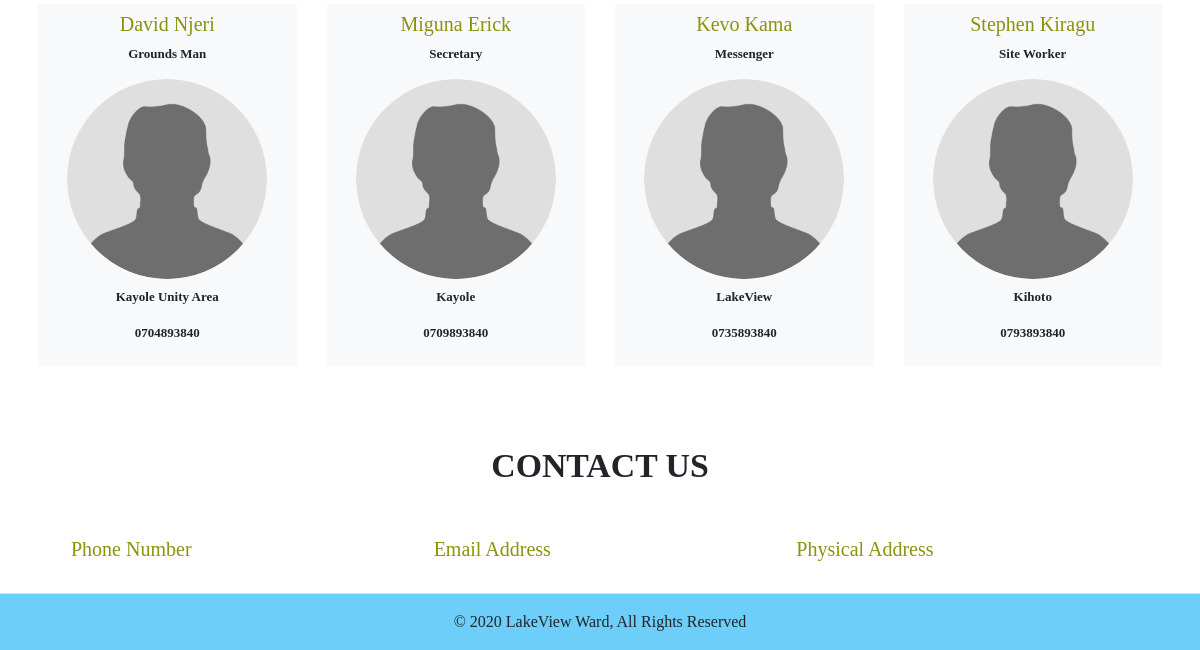
Before: / (lower part) with the older database file.
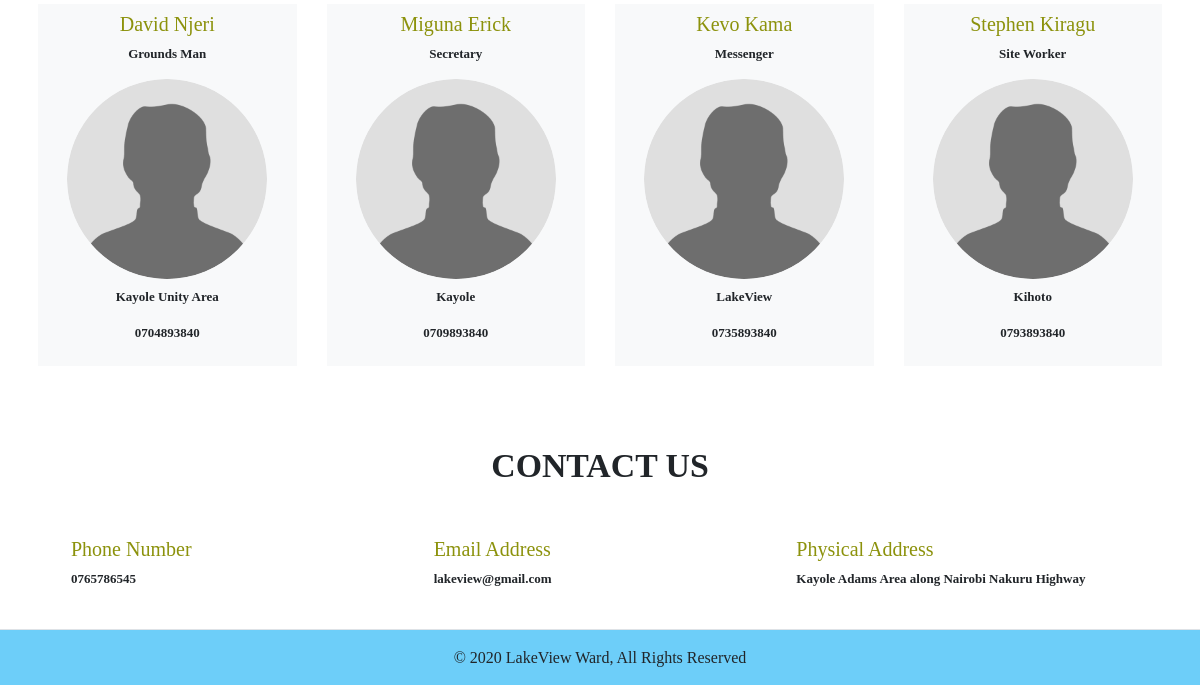
After: the same page with the newer database file.
### citizens/models.py (models this page shows, shortened)
class TeamMembers(models.Model):
    citizen = models.OneToOneField("Citizen", on_delete=models.CASCADE)
    role = models.CharField(max_length=50)
    area_allocated = models.CharField("Area Allocated", max_length=50)
    picture = models.ImageField(default='download.jpg', upload_to="teammembers")
    class Meta:
        verbose_name = "Team Member"
        verbose_name_plural = "Team Members"

class Citizen(models.Model):
    id_number = models.PositiveIntegerField(primary_key=True,verbose_name="Identification Number", unique=True)
    person = models.OneToOneField("Person", on_delete=models.CASCADE)
    location = models.CharField(max_length=150)
    email = models.EmailField(max_length=255, blank=True)
    phone_number = models.CharField("Phone Number", max_length=12, blank=True, default='0704893840')
    voting_centre = models.CharField('Voting Centre', max_length=50, default='Unity Primary School')
    uploaded_to_google = models.BooleanField(default=False)
    class Meta:
        verbose_name= 'Citizen'
        verbose_name_plural = 'Citizens'

class Person(models.Model):
    GENDER = (
        ('M', 'Male'),
        ('F', 'Female')
    )
    person_id = models.UUIDField(primary_key=True, default=uuid.uuid4, editable=False)
    surname = models.CharField(max_length=50, default="")
    first_name = models.CharField(max_length=50)
    last_name = models.CharField(max_length=50)
    gender = models.CharField(choices=GENDER, max_length=10)
    dob = models.DateField("Date of Birth", auto_now=False, auto_now_add=False)
    class Meta:
        verbose_name = "Person"
        verbose_name_plural = "Persons"
    def get_person(self):
        return self.first_name+' '+self.last_name

class Contacts(models.Model):
    phone_number = models.CharField(max_length=50)
    email = models.EmailField(max_length=254)
    physical_address = models.CharField(max_length=100)
    class Meta:
        verbose_name = "Contact"
        verbose_name_plural = "Contacts"

### citizens/views.py (the view)
# urls.py: path('', home, name='citizen-home'),
def home(request):
    context = {'data':'HOME IS WHERE MY HEART IS'}
    events = Events.objects.all()
    team_members = TeamMembers.objects.all()
    testimonials = Testimonials.objects.all()[:5]
    values = [index for index, item in enumerate(testimonials)]
    contacts = Contacts.objects.all()
    return render(request,'index.html', {'events':events,'teams':team_members,'testimonials':testimonials,'values':values,'contacts':contacts})

### citizens/templates/index.html (shortened to what this page needs)
{% extends 'base.html' %}
{% load static %}
{% block content %}
        <div class="container py-3 px-2">
            <div class="row">
                {% for member in teams %}
                    <div class="col-xs-6 col-sm-3 col-md-3 text-center mb-5">
                        <div class="wow bounceInUp" data-wow-delay="0.2s">
                            <div class="team bg-light py-2">
                                <div class="inner">
                                    <h5 class="text">{{ member.citizen.person.get_person }}</h5>
                                    <p class="subtitle">{{ member.role }}</p>
                                    <div class="avatar">
                                        <img src="{% get_static_prefix %}{{ member.picture }}" alt="profile" class="img-responsive img-circle" />
                                    </div>
                                    <p class="mt-2">{{ member.area_allocated }}</p>
                                    <p>{{ member.citizen.phone_number }}</p>
                                </div>
                            </div>
                        </div>
                    </div>
                {% endfor %}
            </div>
        </div>
        <div class="container-fluid py-3 px-2 ">
            <h2 class="text-center ">CONTACT US</h2>
            <p class="text-center"><i class="fa fa-2x fa-angle-down"></i></p>
            <div class="row mx-5 my-2 bg-white">
                <div class="col-md-4">
                    <h5 class="text">Phone Number</h5>
                </div>
                <div class="col-md-4">
                    <h5 class="text">Email Address</h5>
                </div>
                <div class="col-md-4">
                    <h5 class="text">Physical Address</h5>
                </div>
                {% for contact in contacts %}
                    <div class="col-md-4">
                        <p class="text-black">{{ contact.phone_number }}</p>
                    </div>
                    <div class="col-md-4">
                        <p class=""> {{ contact.email }}</p>
                    </div>
                    <div class="col-md-4">
                        <p class="">{{ contact.physical_address }}</p>
                    </div>
                {% endfor %}
            </div>
        </div>
    </div>
{% endblock %}

Changed rows visible on the page:
added Contacts: phone_number "0765786545", email "lakeview@gmail.com", physical_address "Kayole Adams Area along Nairobi Nakuru Highway"
